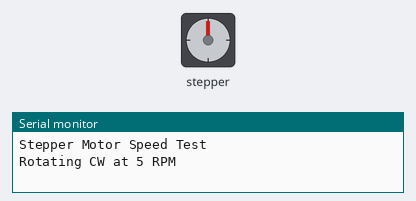
A sketch run on a simulated Arduino Uno, built with avr-gcc and run on an emulated ATmega328P. On the bench: stepper motor, the last lines printed to the serial monitor. Stepper angles assume 2048 steps per turn.

Above: at 0.15 s.
At 8.8 s:
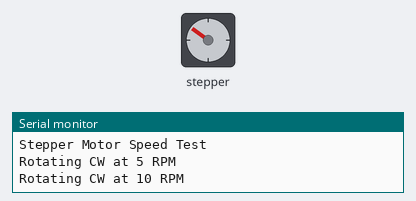
At 17.71 s:
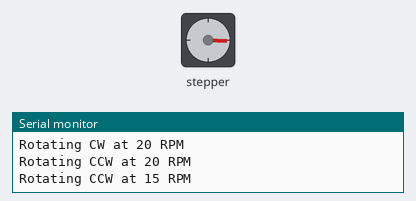
At 35.3 s:
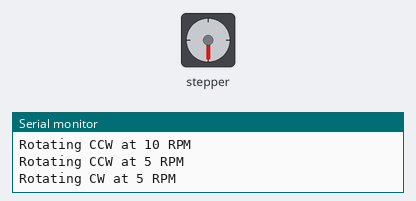
Timing chart, 0 to 40.0 s (numbered marks = the images above):
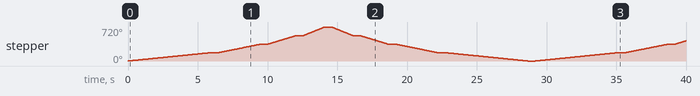

Measured:
- by itself, stepper: turns 180° clockwise in 6.0 s, then 180° clockwise in 3.0 s, then 180° clockwise in 2.0 s, then 180° clockwise in 1.5 s, and so on

The sketch:

stepper-motor-small-with-varying-speed-clock-anticlock-vise.ino
```cpp
#include <Stepper.h>

const int stepsPerRevolution = 2048;
Stepper myStepper(stepsPerRevolution, 8, 10, 9, 11);

void setup() {
  Serial.begin(9600);
  Serial.println("Stepper Motor Speed Test");
}

void loop() {
  for (int spd = 5; spd <= 20; spd += 5) {
    Serial.print("Rotating CW at ");
    Serial.print(spd);
    Serial.println(" RPM");

    myStepper.setSpeed(spd);
    myStepper.step(stepsPerRevolution / 2);
    delay(500);
  }

  for (int spd = 20; spd >= 5; spd -= 5) {
    Serial.print("Rotating CCW at ");
    Serial.print(spd);
    Serial.println(" RPM");

    myStepper.setSpeed(spd);
    myStepper.step(-stepsPerRevolution / 2);
    delay(500);
  }
}
```
